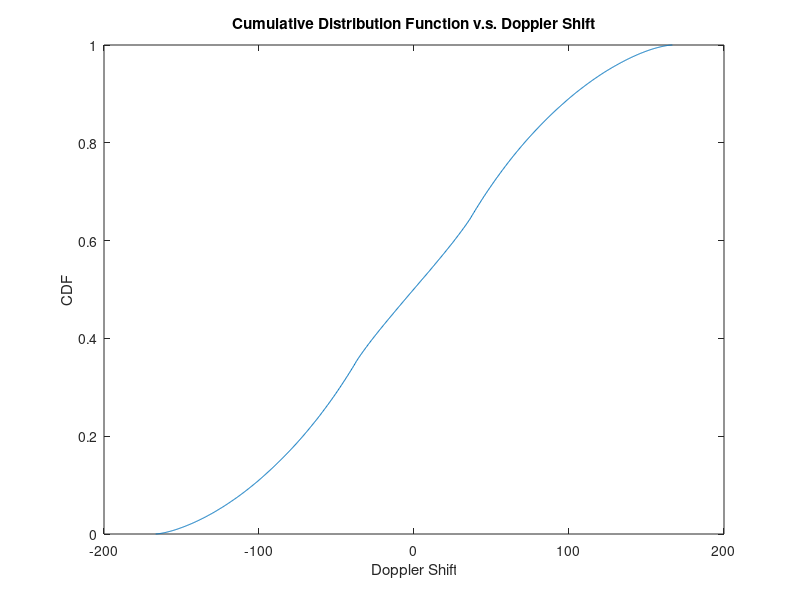
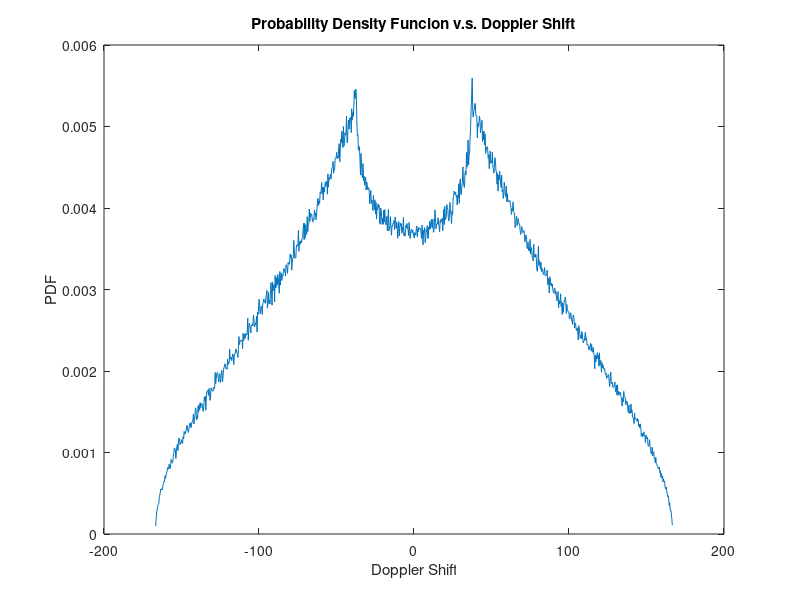

The MATLAB source for these figures, in order:
%% Initialization
clear all;
close all;
clc;

v = unifrnd(20, 90, [1 2*10^6]); %km/hr
theta = unifrnd(-pi, pi, [1 2*10^6]);  %uniformly distributed angle
v_change = v .* (1000/3600);
fc = 2 * (10 ^ 9 ); %Hz
fm = v_change * fc / ( 3 * (10^8));

fD = cos(theta) .* fm;

fD_min = min(fD);
fD_max = max(fD);
[countsfD, binsfD] = hist(fD, 10^3);
cdf = cumsum(countsfD) / sum(countsfD);

pdf = zeros(1,length(cdf));
for i = 1:length(cdf)
    if i ==1
        pdf(i) = cdf(i) / ((fD_max-fD_min)/(1000-1));
    else
        pdf(i) = (cdf(i) - cdf(i-1)) / ((fD_max-fD_min)/(1000-1));
    end
end
%pdf = diff(cdf);
xs = fD_min:(fD_max-fD_min)/((10^3)-1):fD_max;
figure(1)
plot(xs, cdf); 
title('Cumulative Distribution Function v.s. Doppler Shift');
xlabel('Doppler Shift');
ylabel('CDF');
print('-f1', '-djpeg', '-r300', 'hw2_c_cdf');

figure(2)
%pdf =smooth(diff(cdf));
plot(xs, pdf);
title("Probability Density Funcion v.s. Doppler Shift");
xlabel("Doppler Shift");
ylabel("PDF");
print('-f2', '-djpeg', '-r300', 'hw2_c_pdf');


